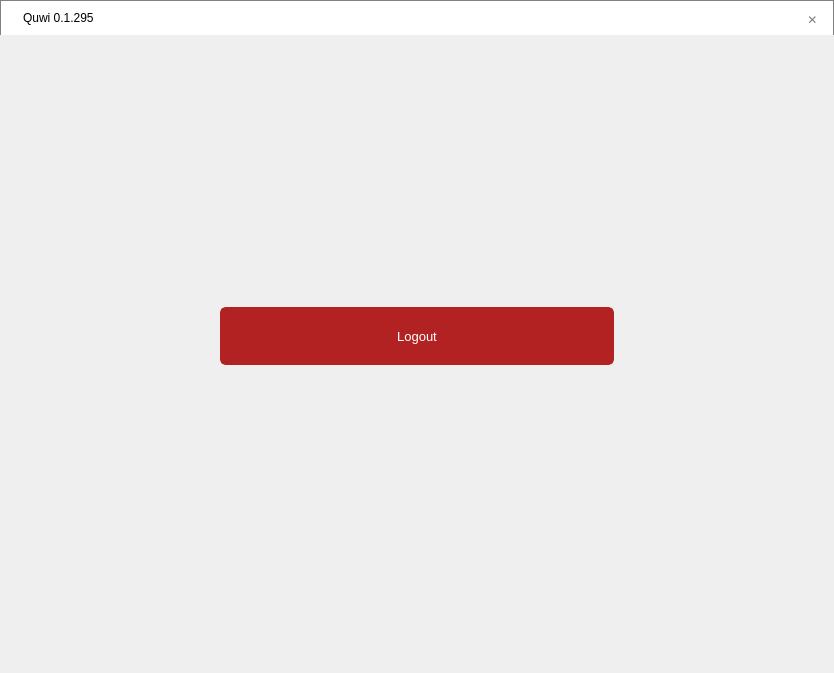
<?xml version="1.0" encoding="UTF-8"?>
<ui version="4.0">
 <class>demoQClass_main</class>
 <widget class="QMainWindow" name="demoQClass_main">
  <property name="geometry">
   <rect>
    <x>0</x>
    <y>0</y>
    <width>834</width>
    <height>673</height>
   </rect>
  </property>
  <property name="minimumSize">
   <size>
    <width>834</width>
    <height>612</height>
   </size>
  </property>
  <property name="maximumSize">
   <size>
    <width>834</width>
    <height>673</height>
   </size>
  </property>
  <property name="windowTitle">
   <string>Quwi 0.1.295</string>
  </property>
  <property name="windowIcon">
   <iconset resource="demoq.qrc">
    <normaloff>:/demoQ/Resources/images/mainicon.ico</normaloff>:/demoQ/Resources/images/mainicon.ico</iconset>
  </property>
  <property name="styleSheet">
   <string notr="true"/>
  </property>
  <widget class="QWidget" name="centralWidget">
   <property name="sizePolicy">
    <sizepolicy hsizetype="Preferred" vsizetype="Fixed">
     <horstretch>0</horstretch>
     <verstretch>0</verstretch>
    </sizepolicy>
   </property>
   <property name="styleSheet">
    <string notr="true">QPushButton{
color: white;
background-color: rgb(178, 34, 34);
border-color:  rgb(178, 34, 34);
border-width: 2px; 
border-style: solid;
border-radius: 6px;
}

QPushButton:hover{
background-color: rgb(216, 48, 48);
border-color: rgb(216, 48, 48);
}

QLabel#title_label{
background-color: rgb(255, 255, 255);
}
QLabel#icon_label{
background-color: rgb(255, 255, 255);
}
QFrame#title_frame{
background-color: rgb(255, 255, 255);
border-width: 1px 1px 0px 1px; 
border-color: gray;
border-style: solid;
}
QPushButton#title_x
{
background-color: rgb(255, 255, 255);
border-width: 0px; 
border-radius: 0px;
color: gray;
}
QPushButton#title_x:hover
{
background-color: rgb(232, 17, 35);
border-width: 0px; 
border-radius: 0px;
color: white;
}</string>
   </property>
   <layout class="QVBoxLayout" name="verticalLayout_2">
    <property name="spacing">
     <number>0</number>
    </property>
    <property name="sizeConstraint">
     <enum>QLayout::SetNoConstraint</enum>
    </property>
    <property name="leftMargin">
     <number>0</number>
    </property>
    <property name="topMargin">
     <number>0</number>
    </property>
    <property name="rightMargin">
     <number>0</number>
    </property>
    <property name="bottomMargin">
     <number>0</number>
    </property>
    <item>
     <widget class="QCustom_titlebar" name="title_frame">
      <property name="sizePolicy">
       <sizepolicy hsizetype="Preferred" vsizetype="Fixed">
        <horstretch>0</horstretch>
        <verstretch>0</verstretch>
       </sizepolicy>
      </property>
      <property name="minimumSize">
       <size>
        <width>0</width>
        <height>4</height>
       </size>
      </property>
      <property name="maximumSize">
       <size>
        <width>16777215</width>
        <height>35</height>
       </size>
      </property>
      <property name="sizeIncrement">
       <size>
        <width>0</width>
        <height>10</height>
       </size>
      </property>
      <property name="baseSize">
       <size>
        <width>0</width>
        <height>0</height>
       </size>
      </property>
      <property name="frameShape">
       <enum>QFrame::NoFrame</enum>
      </property>
      <property name="frameShadow">
       <enum>QFrame::Plain</enum>
      </property>
      <layout class="QGridLayout" name="gridLayout_4" rowstretch="0">
       <property name="leftMargin">
        <number>8</number>
       </property>
       <property name="topMargin">
        <number>0</number>
       </property>
       <property name="rightMargin">
        <number>0</number>
       </property>
       <property name="bottomMargin">
        <number>0</number>
       </property>
       <property name="spacing">
        <number>0</number>
       </property>
       <item row="0" column="1">
        <layout class="QGridLayout" name="gridLayout_3" rowstretch="0">
         <property name="horizontalSpacing">
          <number>7</number>
         </property>
         <property name="verticalSpacing">
          <number>0</number>
         </property>
         <item row="0" column="0">
          <widget class="QLabel" name="icon_label">
           <property name="minimumSize">
            <size>
             <width>5</width>
             <height>5</height>
            </size>
           </property>
           <property name="maximumSize">
            <size>
             <width>20</width>
             <height>20</height>
            </size>
           </property>
           <property name="text">
            <string/>
           </property>
           <property name="pixmap">
            <pixmap resource="demoq.qrc">:/demoQ/Resources/images/mainicon.ico</pixmap>
           </property>
           <property name="scaledContents">
            <bool>true</bool>
           </property>
           <property name="alignment">
            <set>Qt::AlignLeading|Qt::AlignLeft|Qt::AlignVCenter</set>
           </property>
          </widget>
         </item>
         <item row="0" column="1">
          <widget class="QLabel" name="title_label">
           <property name="enabled">
            <bool>true</bool>
           </property>
           <property name="sizePolicy">
            <sizepolicy hsizetype="Preferred" vsizetype="Fixed">
             <horstretch>0</horstretch>
             <verstretch>3</verstretch>
            </sizepolicy>
           </property>
           <property name="minimumSize">
            <size>
             <width>0</width>
             <height>30</height>
            </size>
           </property>
           <property name="maximumSize">
            <size>
             <width>16777215</width>
             <height>500</height>
            </size>
           </property>
           <property name="font">
            <font>
             <pointsize>9</pointsize>
            </font>
           </property>
           <property name="styleSheet">
            <string notr="true"/>
           </property>
           <property name="text">
            <string>Quwi 0.1.295</string>
           </property>
          </widget>
         </item>
         <item row="0" column="3">
          <widget class="QPushButton" name="title_x">
           <property name="sizePolicy">
            <sizepolicy hsizetype="Fixed" vsizetype="Preferred">
             <horstretch>0</horstretch>
             <verstretch>0</verstretch>
            </sizepolicy>
           </property>
           <property name="minimumSize">
            <size>
             <width>41</width>
             <height>36</height>
            </size>
           </property>
           <property name="maximumSize">
            <size>
             <width>41</width>
             <height>36</height>
            </size>
           </property>
           <property name="text">
            <string>✕</string>
           </property>
          </widget>
         </item>
         <item row="0" column="2">
          <spacer name="horizontalSpacer">
           <property name="orientation">
            <enum>Qt::Horizontal</enum>
           </property>
           <property name="sizeHint" stdset="0">
            <size>
             <width>40</width>
             <height>20</height>
            </size>
           </property>
          </spacer>
         </item>
        </layout>
       </item>
      </layout>
     </widget>
    </item>
    <item>
     <layout class="QVBoxLayout" name="verticalLayout">
      <property name="spacing">
       <number>32</number>
      </property>
      <property name="leftMargin">
       <number>220</number>
      </property>
      <property name="topMargin">
       <number>30</number>
      </property>
      <property name="rightMargin">
       <number>220</number>
      </property>
      <property name="bottomMargin">
       <number>15</number>
      </property>
      <item>
       <widget class="QLoading_PushButton" name="pushButton">
        <property name="minimumSize">
         <size>
          <width>0</width>
          <height>58</height>
         </size>
        </property>
        <property name="font">
         <font>
          <family>Arial</family>
          <pointsize>10</pointsize>
         </font>
        </property>
        <property name="text">
         <string>Logout</string>
        </property>
       </widget>
      </item>
      <item>
       <spacer name="verticalSpacer">
        <property name="orientation">
         <enum>Qt::Vertical</enum>
        </property>
        <property name="sizeType">
         <enum>QSizePolicy::Preferred</enum>
        </property>
        <property name="sizeHint" stdset="0">
         <size>
          <width>20</width>
          <height>50</height>
         </size>
        </property>
       </spacer>
      </item>
     </layout>
    </item>
   </layout>
  </widget>
 </widget>
 <layoutdefault spacing="6" margin="11"/>
 <customwidgets>
  <customwidget>
   <class>QLoading_PushButton</class>
   <extends>QPushButton</extends>
   <header>qloading_pushbutton.h</header>
  </customwidget>
  <customwidget>
   <class>QCustom_titlebar</class>
   <extends>QFrame</extends>
   <header>qcustom_titlebar.h</header>
   <container>1</container>
  </customwidget>
 </customwidgets>
 <resources>
  <include location="demoq.qrc"/>
 </resources>
 <connections/>
</ui>
